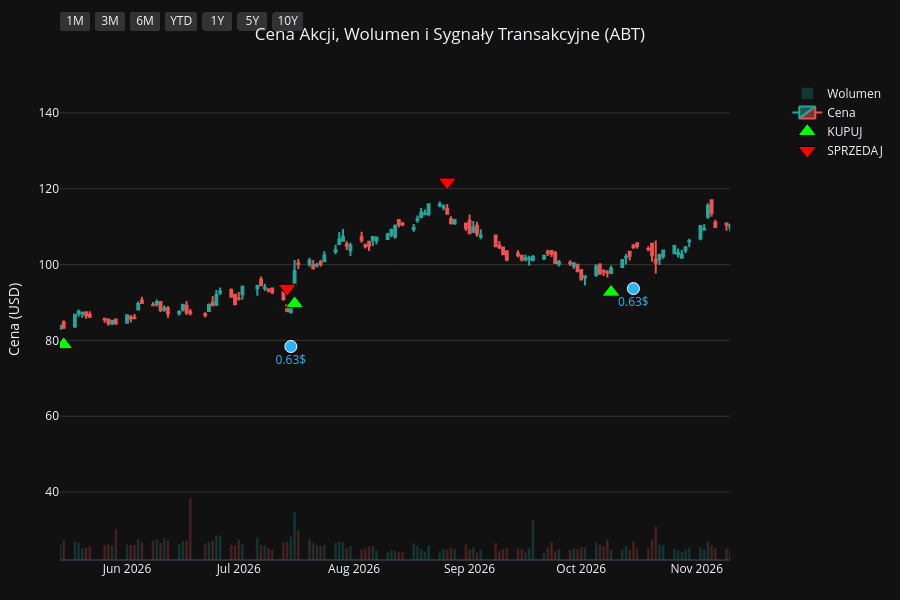
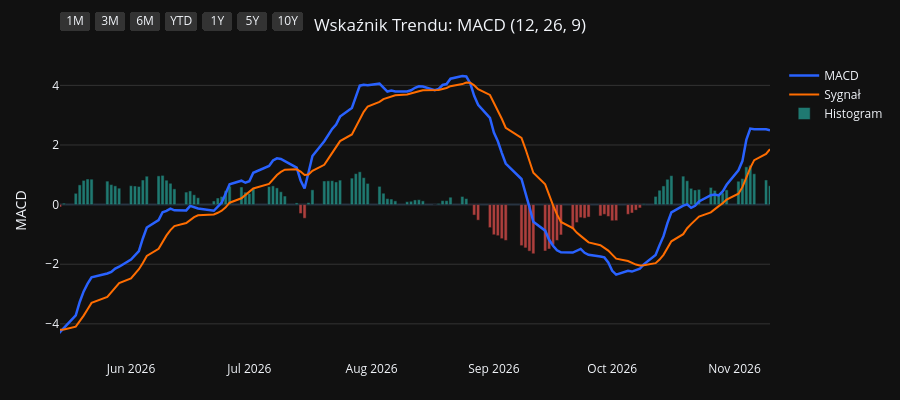
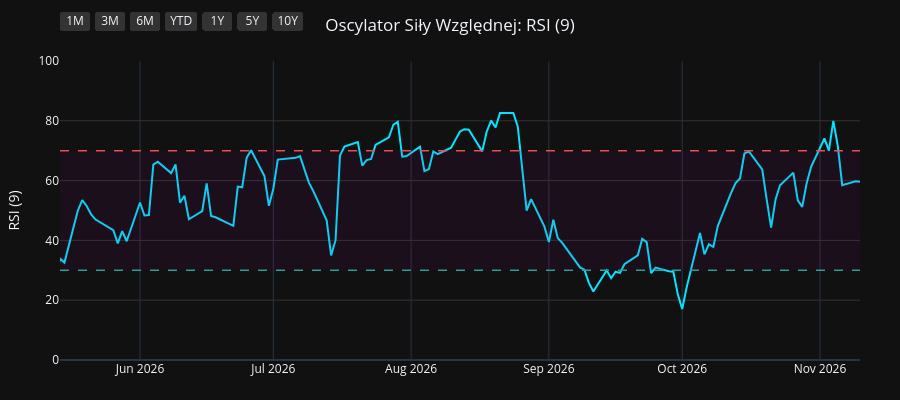
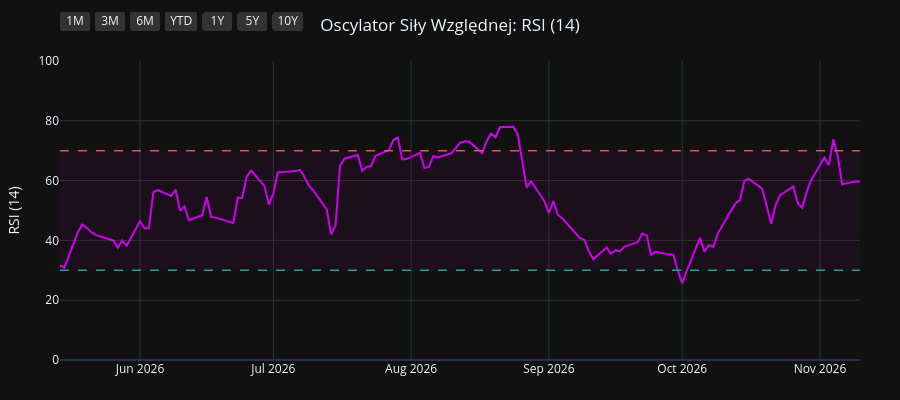

The cell these charts' notebook holds for them, in order:
### Code cell
import os
import yfinance as yf
import pandas as pd
import pandas_ta as ta
import plotly.graph_objects as go
from plotly.subplots import make_subplots

# 1. Pobranie i przygotowanie danych
symbol = os.environ.get("STOCK_TICKER", "").strip().upper()
if not symbol:
    raise RuntimeError("Set STOCK_TICKER before running price_extractor.ipynb")
df = yf.Ticker(symbol).history(period="10y")
df.index = df.index.tz_localize(None)

# Wskaźniki i sygnały
df.ta.macd(fast=12, slow=26, signal=9, append=True)
df.ta.rsi(length=9, append=True)
df.ta.rsi(length=14, append=True)
df.ta.rsi(length=21, append=True)
df.dropna(inplace=True)

macd = df['MACD_12_26_9']
signal = df['MACDs_12_26_9']
wczorajszy_macd = macd.shift(1)
wczorajszy_signal = signal.shift(1)

df['Decyzja'] = 'BRAK'
df.loc[(macd > signal) & (wczorajszy_macd <= wczorajszy_signal), 'Decyzja'] = 'KUPUJ'
df.loc[(macd < signal) & (wczorajszy_macd >= wczorajszy_signal), 'Decyzja'] = 'SPRZEDAJ'

df_kupuj = df[df['Decyzja'] == 'KUPUJ']
df_sprzedaj = df[df['Decyzja'] == 'SPRZEDAJ']
df_dywidendy = df[df['Dividends'] > 0]
df_splity = df[df['Stock Splits'] > 0]

# Wspólna konfiguracja osi X
konfiguracja_osi_x = dict(
    type="date",
    showspikes=True, spikemode="across", spikesnap="cursor", spikedash="dot", spikecolor="#ffffff", spikethickness=1, hoverformat="%Y-%m-%d",
    rangeselector=dict(
        buttons=list([
            dict(count=1, label="1M", step="month", stepmode="backward"),
            dict(count=3, label="3M", step="month", stepmode="backward"),
            dict(count=6, label="6M", step="month", stepmode="backward"),
            dict(count=1, label="YTD", step="year", stepmode="todate"),
            dict(count=1, label="1Y", step="year", stepmode="backward"),
            dict(count=5, label="5Y", step="year", stepmode="backward"),
            dict(step="all", label="10Y")
        ]),
        bgcolor="#333333", activecolor="#2962ff", x=0, y=1.1
    )
)

# ==========================================
# WYKRES 1: CENA + WOLUMEN + SYGNAŁY
# ==========================================
fig1 = make_subplots(specs=[[{"secondary_y": True}]])

kolory_wolumenu = ['#26a69a' if row['Close'] >= row['Open'] else '#ef5350' for index, row in df.iterrows()]
fig1.add_trace(go.Bar(x=df.index, y=df['Volume'], marker_color=kolory_wolumenu, opacity=0.25, name='Wolumen'), secondary_y=True)
fig1.add_trace(go.Candlestick(x=df.index, open=df['Open'], high=df['High'], low=df['Low'], close=df['Close'], name='Cena', increasing_line_color='#26a69a', decreasing_line_color='#ef5350'), secondary_y=False)
fig1.add_trace(go.Scatter(x=df_kupuj.index, y=df_kupuj['Low'] * 0.95, customdata=df_kupuj[['Low', 'High']], mode='markers', marker=dict(symbol='triangle-up', size=16, color='#00ff00', line=dict(width=1, color='black')), name='KUPUJ', hovertemplate='KUPUJ<br>Najniższa: %{customdata[0]:.2f}<br>Najwyższa: %{customdata[1]:.2f}<extra></extra>'), secondary_y=False)
fig1.add_trace(go.Scatter(x=df_sprzedaj.index, y=df_sprzedaj['High'] * 1.05, customdata=df_sprzedaj[['Low', 'High']], mode='markers', marker=dict(symbol='triangle-down', size=16, color='#ff0000', line=dict(width=1, color='black')), name='SPRZEDAJ', hovertemplate='SPRZEDAJ<br>Najniższa: %{customdata[0]:.2f}<br>Najwyższa: %{customdata[1]:.2f}<extra></extra>'), secondary_y=False)

if not df_dywidendy.empty:
    fig1.add_trace(go.Scatter(x=df_dywidendy.index, y=df_dywidendy['Low'] * 0.90, mode='markers+text', marker=dict(symbol='circle', size=12, color='#29b6f6', line=dict(width=1, color='white')), text=df_dywidendy['Dividends'].apply(lambda x: f"{x}$"), textposition="bottom center", name='Dywidenda', showlegend=False, hovertemplate='Dywidenda: %{text}<extra></extra>', textfont=dict(color="#29b6f6")), secondary_y=False)
if not df_splity.empty:
                    fig1.add_trace(go.Scatter(x=df_splity.index, y=df_splity['High'], mode='markers+text', marker=dict(symbol='star', size=16, color='#ffee58', line=dict(width=1, color='black')), text=df_splity['Stock Splits'].apply(lambda x: f"{x:g}:1" if x >= 1 else f"1:{1 / x:g}"), textposition="top center", name='Split', hovertemplate='%{text}<extra></extra>', textfont=dict(color="#ffee58")), secondary_y=False)

fig1.update_layout(title=dict(text=f"Cena Akcji, Wolumen i Sygnały Transakcyjne ({symbol})", x=0.5, xanchor='center'), dragmode='pan', xaxis_rangeslider_visible=False, template='plotly_dark', height=600, hovermode='x unified', margin=dict(l=60, r=40, t=60, b=40))
fig1.update_xaxes(**konfiguracja_osi_x)
fig1.update_xaxes(range=[df.index.max() - pd.Timedelta(days=180), df.index.max()])
fig1.update_yaxes(title_text="Cena (USD)", secondary_y=False, gridcolor='#333333')
fig1.update_yaxes(range=[0, df['Volume'].max() * 4], showgrid=False, showticklabels=False, secondary_y=True)
fig1.show(config={'scrollZoom': True})

# ==========================================
# WYKRES 2: WSKAŹNIK MACD
# ==========================================
fig2 = go.Figure()
fig2.add_trace(go.Scatter(x=df.index, y=df['MACD_12_26_9'], line=dict(color='#2962ff', width=2.5), name='MACD'))
fig2.add_trace(go.Scatter(x=df.index, y=df['MACDs_12_26_9'], line=dict(color='#ff6d00', width=2), name='Sygnał'))
kolory_macd = ['#26a69a' if val >= 0 else '#ef5350' for val in df['MACDh_12_26_9']]
fig2.add_trace(go.Bar(x=df.index, y=df['MACDh_12_26_9'], marker_color=kolory_macd, name='Histogram', opacity=0.7))
fig2.update_layout(title=dict(text="Wskaźnik Trendu: MACD (12, 26, 9)", x=0.5, xanchor='center'), dragmode='pan', xaxis_rangeslider_visible=False, template='plotly_dark', height=400, hovermode='x unified', margin=dict(l=60, r=40, t=60, b=40))
fig2.update_xaxes(**konfiguracja_osi_x)
fig2.update_xaxes(range=[df.index.max() - pd.Timedelta(days=180), df.index.max()])
fig2.update_yaxes(title_text="MACD", gridcolor='#333333')
fig2.show(config={'scrollZoom': True})

# ==========================================
# WYKRES 3: OSCYLATOR RSI (9)
# ==========================================
fig3 = go.Figure()
fig3.add_trace(go.Scatter(x=df.index, y=df['RSI_9'], line=dict(color='#00e5ff', width=2), name='RSI (9)'))
fig3.add_hline(y=70, line_dash="dash", line_color="#ef5350", line_width=1.5)
fig3.add_hline(y=30, line_dash="dash", line_color="#26a69a", line_width=1.5)
fig3.add_hrect(y0=30, y1=70, line_width=0, fillcolor="purple", opacity=0.1)
fig3.update_layout(title=dict(text="Oscylator Siły Względnej: RSI (9)", x=0.5, xanchor='center'), dragmode='pan', xaxis_rangeslider_visible=False, template='plotly_dark', height=400, hovermode='x unified', margin=dict(l=60, r=40, t=60, b=40))
fig3.update_xaxes(**konfiguracja_osi_x)
fig3.update_xaxes(range=[df.index.max() - pd.Timedelta(days=180), df.index.max()])
fig3.update_yaxes(title_text="RSI (9)", range=[0, 100], gridcolor='#333333')
fig3.show(config={'scrollZoom': True})

# ==========================================
# WYKRES 4: OSCYLATOR RSI (14)
# ==========================================
fig4 = go.Figure()
fig4.add_trace(go.Scatter(x=df.index, y=df['RSI_14'], line=dict(color='#d500f9', width=2), name='RSI (14)'))
fig4.add_hline(y=70, line_dash="dash", line_color="#ef5350", line_width=1.5)
fig4.add_hline(y=30, line_dash="dash", line_color="#26a69a", line_width=1.5)
fig4.add_hrect(y0=30, y1=70, line_width=0, fillcolor="purple", opacity=0.1)
fig4.update_layout(title=dict(text="Oscylator Siły Względnej: RSI (14)", x=0.5, xanchor='center'), dragmode='pan', xaxis_rangeslider_visible=False, template='plotly_dark', height=400, hovermode='x unified', margin=dict(l=60, r=40, t=60, b=40))
fig4.update_xaxes(**konfiguracja_osi_x)
fig4.update_xaxes(range=[df.index.max() - pd.Timedelta(days=180), df.index.max()])
fig4.update_yaxes(title_text="RSI (14)", range=[0, 100], gridcolor='#333333')
fig4.show(config={'scrollZoom': True})

# ==========================================
# WYKRES 5: OSCYLATOR RSI (21)
# ==========================================
fig5 = go.Figure()
fig5.add_trace(go.Scatter(x=df.index, y=df['RSI_21'], line=dict(color='#64dd17', width=2), name='RSI (21)'))
fig5.add_hline(y=70, line_dash="dash", line_color="#ef5350", line_width=1.5)
fig5.add_hline(y=30, line_dash="dash", line_color="#26a69a", line_width=1.5)
fig5.add_hrect(y0=30, y1=70, line_width=0, fillcolor="purple", opacity=0.1)
fig5.update_layout(title=dict(text="Oscylator Siły Względnej: RSI (21)", x=0.5, xanchor='center'), dragmode='pan', xaxis_rangeslider_visible=False, template='plotly_dark', height=400, hovermode='x unified', margin=dict(l=60, r=40, t=60, b=40))
fig5.update_xaxes(**konfiguracja_osi_x)
fig5.update_xaxes(range=[df.index.max() - pd.Timedelta(days=180), df.index.max()])
fig5.update_yaxes(title_text="RSI (21)", range=[0, 100], gridcolor='#333333')
fig5.show(config={'scrollZoom': True})

### Figure 1 — Plotly figure (JSON) as saved in the notebook; plotly's stock layout.template omitted (floating-point values rounded to 4 significant figures; data arrays with more than 128 entries replaced by an {"elided": "..."} marker saying what was removed)
{"data": [{"marker": {"color": {"elided": "2479 str values"}}, "name": "Wolumen", "opacity": 0.25, "type": "bar", "x": {"elided": "2479 str values"}, "xaxis": "x", "y": {"elided": "2479 int values"}, "yaxis": "y2"}, {"close": {"elided": "2479 float values"}, "decreasing": {"line": {"color": "#ef5350"}}, "high": {"elided": "2479 float values"}, "increasing": {"line": {"color": "#26a69a"}}, "low": {"elided": "2479 float values"}, "name": "Cena", "open": {"elided": "2479 float values"}, "type": "candlestick", "x": {"elided": "2479 str values"}, "xaxis": "x", "yaxis": "y"}, {"customdata": {"elided": "107x2 float values"}, "hovertemplate": "KUPUJ<br>Najniższa: %{customdata[0]:.2f}<br>Najwyższa: %{customdata[1]:.2f}<extra></extra>", "marker": {"color": "#00ff00", "line": {"color": "black", "width": 1}, "size": 16, "symbol": "triangle-up"}, "mode": "markers", "name": "KUPUJ", "type": "scatter", "x": ["2017-01-27T00:00:00", "2017-04-24T00:00:00", "2017-05-26T00:00:00", "2017-07-20T00:00:00", "2017-08-23T00:00:00", "2017-09-25T00:00:00", "2017-09-28T00:00:00", "2017-11-22T00:00:00", "2017-11-30T00:00:00", "2017-12-18T00:00:00", "2018-01-24T00:00:00", "2018-02-26T00:00:00", "2018-04-17T00:00:00", "2018-05-07T00:00:00", "2018-07-09T00:00:00", "2018-08-23T00:00:00", "2018-09-13T00:00:00", "2018-11-02T00:00:00", "2018-11-28T00:00:00", "2018-12-12T00:00:00", "2018-12-31T00:00:00", "2019-01-11T00:00:00", "2019-03-15T00:00:00", "2019-03-19T00:00:00", "2019-04-26T00:00:00", "2019-05-30T00:00:00", "2019-07-03T00:00:00", "2019-07-19T00:00:00", "2019-08-30T00:00:00", "2019-09-04T00:00:00", "2019-09-11T00:00:00", "2019-10-15T00:00:00", "2019-11-26T00:00:00", "2019-12-06T00:00:00", "2019-12-13T00:00:00", "2020-01-16T00:00:00", "2020-03-18T00:00:00", "2020-03-27T00:00:00", "2020-06-23T00:00:00", "2020-07-01T00:00:00", "2020-08-27T00:00:00", "2020-10-01T00:00:00", "2020-11-04T00:00:00", "2020-12-17T00:00:00", "2021-03-22T00:00:00", "2021-05-25T00:00:00", "2021-06-15T00:00:00", "2021-08-16T00:00:00", "2021-09-02T00:00:00", "2021-10-15T00:00:00", "2021-11-15T00:00:00", "2021-12-03T00:00:00", "2022-02-02T00:00:00", "2022-03-03T00:00:00", "2022-03-09T00:00:00", "2022-03-16T00:00:00", "2022-04-20T00:00:00", "2022-05-17T00:00:00", "2022-06-27T00:00:00", "2022-08-10T00:00:00", "2022-09-08T00:00:00", "2022-10-04T00:00:00", "2022-10-31T00:00:00", "2022-11-04T00:00:00", "2022-12-12T00:00:00", "2023-01-04T00:00:00", "2023-01-23T00:00:00", "2023-03-20T00:00:00", "2023-06-15T00:00:00", "2023-07-13T00:00:00", "2023-07-20T00:00:00", "2023-09-13T00:00:00", "2023-10-06T00:00:00", "2023-10-18T00:00:00", "2023-12-28T00:00:00", "2024-01-09T00:00:00", "2024-02-20T00:00:00", "2024-04-26T00:00:00", "2024-05-22T00:00:00", "2024-06-03T00:00:00", "2024-07-12T00:00:00", "2024-07-22T00:00:00", "2024-09-09T00:00:00", "2024-10-10T00:00:00", "2024-11-05T00:00:00", "2024-11-22T00:00:00", "2024-12-26T00:00:00", "2025-01-13T00:00:00", "2025-01-16T00:00:00", "2025-02-25T00:00:00", "2025-03-31T00:00:00", "2025-04-16T00:00:00", "2025-05-16T00:00:00", "2025-06-11T00:00:00", "2025-06-24T00:00:00", "2025-06-30T00:00:00", "2025-07-30T00:00:00", "2025-09-12T00:00:00", "2025-09-17T00:00:00", "2025-11-07T00:00:00", "2025-12-15T00:00:00", "2026-02-06T00:00:00", "2026-04-08T00:00:00", "2026-04-14T00:00:00", "2026-05-15T00:00:00", "2026-07-16T00:00:00", "2026-10-09T00:00:00"], "xaxis": "x", "y": [32.4, 34.94, 34.94, 39.55, 39.58, 41.93, 42.97, 44.76, 44.55, 44.64, 49.15, 48.34, 48.02, 47.93, 50.53, 53.61, 54.85, 57.08, 57.49, 59.45, 58.63, 56.14, 65.03, 65.11, 64.14, 62.77, 70.26, 72.62, 70.28, 69.57, 68.3, 67.28, 70.3, 71.19, 71.52, 73.2, 62.29, 61.63, 76.34, 76.04, 92.45, 91.48, 93.25, 91.14, 102.0, 100.3, 93.96, 105.7, 109.1, 100.7, 110.3, 110.1, 110.3, 104.0, 100.5, 100.9, 101.8, 96.69, 93.84, 95.04, 90.16, 87.5, 85.83, 84.08, 94.2, 96.49, 98.75, 85.36, 91.02, 94.42, 95.6, 90.53, 84.67, 81.74, 97.86, 99.95, 102.1, 95.82, 92.72, 91.8, 93.77, 92.64, 103.5, 104.5, 105.8, 105.9, 103.5, 101.9, 101.5, 122.9, 119.5, 118.5, 122.0, 122.1, 121.6, 123.1, 117.3, 121.3, 122.5, 115.5, 116.1, 101.5, 94.39, 93.54, 78.87, 89.69, 92.72], "yaxis": "y"}, {"customdata": {"elided": "107x2 float values"}, "hovertemplate": "SPRZEDAJ<br>Najniższa: %{customdata[0]:.2f}<br>Najwyższa: %{customdata[1]:.2f}<extra></extra>", "marker": {"color": "#ff0000", "line": {"color": "black", "width": 1}, "size": 16, "symbol": "triangle-down"}, "mode": "markers", "name": "SPRZEDAJ", "type": "scatter", "x": ["2017-01-25T00:00:00", "2017-03-03T00:00:00", "2017-05-16T00:00:00", "2017-06-28T00:00:00", "2017-07-28T00:00:00", "2017-09-19T00:00:00", "2017-09-27T00:00:00", "2017-10-25T00:00:00", "2017-11-29T00:00:00", "2017-12-04T00:00:00", "2018-01-23T00:00:00", "2018-02-05T00:00:00", "2018-03-22T00:00:00", "2018-05-02T00:00:00", "2018-06-13T00:00:00", "2018-08-07T00:00:00", "2018-09-06T00:00:00", "2018-10-05T00:00:00", "2018-11-20T00:00:00", "2018-12-10T00:00:00", "2018-12-14T00:00:00", "2019-01-03T00:00:00", "2019-03-07T00:00:00", "2019-03-18T00:00:00", "2019-03-22T00:00:00", "2019-05-08T00:00:00", "2019-07-01T00:00:00", "2019-07-08T00:00:00", "2019-07-31T00:00:00", "2019-09-03T00:00:00", "2019-09-10T00:00:00", "2019-09-16T00:00:00", "2019-11-22T00:00:00", "2019-12-03T00:00:00", "2019-12-09T00:00:00", "2019-12-31T00:00:00", "2020-01-31T00:00:00", "2020-03-19T00:00:00", "2020-04-29T00:00:00", "2020-06-24T00:00:00", "2020-08-04T00:00:00", "2020-09-04T00:00:00", "2020-10-20T00:00:00", "2020-11-19T00:00:00", "2021-02-19T00:00:00", "2021-04-27T00:00:00", "2021-05-26T00:00:00", "2021-08-11T00:00:00", "2021-08-25T00:00:00", "2021-09-13T00:00:00", "2021-11-11T00:00:00", "2021-11-18T00:00:00", "2022-01-04T00:00:00", "2022-02-15T00:00:00", "2022-03-08T00:00:00", "2022-03-10T00:00:00", "2022-04-18T00:00:00", "2022-04-26T00:00:00", "2022-06-10T00:00:00", "2022-08-09T00:00:00", "2022-08-22T00:00:00", "2022-09-20T00:00:00", "2022-10-20T00:00:00", "2022-11-03T00:00:00", "2022-12-06T00:00:00", "2022-12-19T00:00:00", "2023-01-19T00:00:00", "2023-01-24T00:00:00", "2023-05-08T00:00:00", "2023-07-12T00:00:00", "2023-07-18T00:00:00", "2023-08-02T00:00:00", "2023-09-20T00:00:00", "2023-10-11T00:00:00", "2023-12-21T00:00:00", "2023-12-29T00:00:00", "2024-01-22T00:00:00", "2024-03-13T00:00:00", "2024-05-21T00:00:00", "2024-05-29T00:00:00", "2024-07-01T00:00:00", "2024-07-18T00:00:00", "2024-09-05T00:00:00", "2024-09-18T00:00:00", "2024-10-25T00:00:00", "2024-11-07T00:00:00", "2024-12-03T00:00:00", "2025-01-10T00:00:00", "2025-01-15T00:00:00", "2025-02-14T00:00:00", "2025-03-05T00:00:00", "2025-04-04T00:00:00", "2025-05-13T00:00:00", "2025-05-22T00:00:00", "2025-06-17T00:00:00", "2025-06-27T00:00:00", "2025-07-02T00:00:00", "2025-09-10T00:00:00", "2025-09-15T00:00:00", "2025-09-26T00:00:00", "2025-12-03T00:00:00", "2026-01-13T00:00:00", "2026-03-06T00:00:00", "2026-04-10T00:00:00", "2026-04-16T00:00:00", "2026-07-14T00:00:00", "2026-08-26T00:00:00"], "xaxis": "x", "y": [35.44, 39.89, 39.28, 43.19, 44.47, 46.28, 47.02, 49.74, 50.12, 50.03, 53.28, 55.34, 55.54, 52.63, 56.77, 58.97, 59.76, 65.42, 64.13, 64.63, 64.81, 62.44, 70.99, 72.81, 72.86, 70.38, 77.71, 77.98, 81.14, 77.69, 76.62, 77.02, 77.43, 77.8, 78.72, 80.16, 82.58, 75.71, 86.48, 84.32, 93.93, 98.93, 102.9, 104.1, 117.8, 115.6, 111.6, 116.8, 119.2, 122.8, 122.6, 123.0, 132.7, 119.6, 113.5, 112.4, 113.3, 114.6, 106.8, 104.7, 105.1, 99.11, 94.46, 93.76, 101.9, 103.6, 109.0, 110.3, 108.9, 105.6, 105.1, 108.0, 99.36, 95.25, 107.1, 109.2, 114.5, 119.8, 103.4, 101.3, 105.0, 104.2, 114.6, 117.6, 117.0, 118.1, 118.1, 114.5, 114.0, 134.1, 140.0, 133.8, 133.8, 134.9, 136.1, 137.0, 138.4, 134.5, 137.0, 136.9, 130.7, 127.7, 114.0, 105.8, 102.6, 93.77, 121.8], "yaxis": "y"}, {"hovertemplate": "Dywidenda: %{text}<extra></extra>", "marker": {"color": "#29b6f6", "line": {"color": "white", "width": 1}, "size": 12, "symbol": "circle"}, "mode": "markers+text", "name": "Dywidenda", "showlegend": false, "text": ["0.265$", "0.265$", "0.265$", "0.265$", "0.28$", "0.28$", "0.28$", "0.28$", "0.32$", "0.32$", "0.32$", "0.32$", "0.36$", "0.36$", "0.36$", "0.36$", "0.45$", "0.45$", "0.45$", "0.45$", "0.47$", "0.47$", "0.47$", "0.47$", "0.51$", "0.51$", "0.51$", "0.51$", "0.55$", "0.55$", "0.55$", "0.55$", "0.59$", "0.59$", "0.59$", "0.59$", "0.63$", "0.63$", "0.63$", "0.63$"], "textfont": {"color": "#29b6f6"}, "textposition": "bottom center", "type": "scatter", "x": ["2017-01-11T00:00:00", "2017-04-11T00:00:00", "2017-07-12T00:00:00", "2017-10-12T00:00:00", "2018-01-11T00:00:00", "2018-04-12T00:00:00", "2018-07-12T00:00:00", "2018-10-12T00:00:00", "2019-01-14T00:00:00", "2019-04-12T00:00:00", "2019-07-12T00:00:00", "2019-10-11T00:00:00", "2020-01-14T00:00:00", "2020-04-14T00:00:00", "2020-07-14T00:00:00", "2020-10-14T00:00:00", "2021-01-14T00:00:00", "2021-04-14T00:00:00", "2021-07-14T00:00:00", "2021-10-14T00:00:00", "2022-01-13T00:00:00", "2022-04-13T00:00:00", "2022-07-14T00:00:00", "2022-10-13T00:00:00", "2023-01-12T00:00:00", "2023-04-13T00:00:00", "2023-07-13T00:00:00", "2023-10-12T00:00:00", "2024-01-11T00:00:00", "2024-04-12T00:00:00", "2024-07-15T00:00:00", "2024-10-15T00:00:00", "2025-01-15T00:00:00", "2025-04-15T00:00:00", "2025-07-15T00:00:00", "2025-10-15T00:00:00", "2026-01-15T00:00:00", "2026-04-15T00:00:00", "2026-07-15T00:00:00", "2026-10-15T00:00:00"], "xaxis": "x", "y": [30.39, 32.58, 36.45, 41.29, 44.69, 45.03, 48.27, 53.3, 53.18, 60.99, 65.35, 62.84, 66.64, 68.9, 73.34, 86.12, 88.41, 98.07, 94.84, 95.03, 105.8, 96.25, 85.55, 80.92, 92.28, 85.14, 89.45, 75.77, 95.6, 92.57, 87.99, 99.81, 96.05, 109.3, 113.9, 110.4, 108.6, 89.38, 78.39, 93.68], "yaxis": "y"}], "layout": {"dragmode": "pan", "height": 600, "hovermode": "x unified", "margin": {"b": 40, "l": 60, "r": 40, "t": 60}, "title": {"text": "Cena Akcji, Wolumen i Sygnały Transakcyjne (ABT)", "x": 0.5, "xanchor": "center"}, "xaxis": {"anchor": "y", "domain": [0.0, 0.94], "hoverformat": "%Y-%m-%d", "range": ["2026-05-14T00:00:00", "2026-11-10T00:00:00"], "rangeselector": {"activecolor": "#2962ff", "bgcolor": "#333333", "buttons": [{"count": 1, "label": "1M", "step": "month", "stepmode": "backward"}, {"count": 3, "label": "3M", "step": "month", "stepmode": "backward"}, {"count": 6, "label": "6M", "step": "month", "stepmode": "backward"}, {"count": 1, "label": "YTD", "step": "year", "stepmode": "todate"}, {"count": 1, "label": "1Y", "step": "year", "stepmode": "backward"}, {"count": 5, "label": "5Y", "step": "year", "stepmode": "backward"}, {"label": "10Y", "step": "all"}], "x": 0, "y": 1.1}, "rangeslider": {"visible": false}, "showspikes": true, "spikecolor": "#ffffff", "spikedash": "dot", "spikemode": "across", "spikesnap": "cursor", "spikethickness": 1, "type": "date"}, "yaxis": {"anchor": "x", "domain": [0.0, 1.0], "gridcolor": "#333333", "title": {"text": "Cena (USD)"}}, "yaxis2": {"anchor": "x", "overlaying": "y", "range": [0, 325085200], "showgrid": false, "showticklabels": false, "side": "right"}}}

### Figure 2 — Plotly figure (JSON) as saved in the notebook; plotly's stock layout.template omitted (floating-point values rounded to 4 significant figures; data arrays with more than 128 entries replaced by an {"elided": "..."} marker saying what was removed)
{"data": [{"line": {"color": "#2962ff", "width": 2.5}, "name": "MACD", "type": "scatter", "x": {"elided": "2479 str values"}, "y": {"elided": "2479 float values"}}, {"line": {"color": "#ff6d00", "width": 2}, "name": "Sygnał", "type": "scatter", "x": {"elided": "2479 str values"}, "y": {"elided": "2479 float values"}}, {"marker": {"color": {"elided": "2479 str values"}}, "name": "Histogram", "opacity": 0.7, "type": "bar", "x": {"elided": "2479 str values"}, "y": {"elided": "2479 float values"}}], "layout": {"dragmode": "pan", "height": 400, "hovermode": "x unified", "margin": {"b": 40, "l": 60, "r": 40, "t": 60}, "title": {"text": "Wskaźnik Trendu: MACD (12, 26, 9)", "x": 0.5, "xanchor": "center"}, "xaxis": {"hoverformat": "%Y-%m-%d", "range": ["2026-05-14T00:00:00", "2026-11-10T00:00:00"], "rangeselector": {"activecolor": "#2962ff", "bgcolor": "#333333", "buttons": [{"count": 1, "label": "1M", "step": "month", "stepmode": "backward"}, {"count": 3, "label": "3M", "step": "month", "stepmode": "backward"}, {"count": 6, "label": "6M", "step": "month", "stepmode": "backward"}, {"count": 1, "label": "YTD", "step": "year", "stepmode": "todate"}, {"count": 1, "label": "1Y", "step": "year", "stepmode": "backward"}, {"count": 5, "label": "5Y", "step": "year", "stepmode": "backward"}, {"label": "10Y", "step": "all"}], "x": 0, "y": 1.1}, "rangeslider": {"visible": false}, "showspikes": true, "spikecolor": "#ffffff", "spikedash": "dot", "spikemode": "across", "spikesnap": "cursor", "spikethickness": 1, "type": "date"}, "yaxis": {"gridcolor": "#333333", "title": {"text": "MACD"}}}}

### Figure 3 — Plotly figure (JSON) as saved in the notebook; plotly's stock layout.template omitted (floating-point values rounded to 4 significant figures; data arrays with more than 128 entries replaced by an {"elided": "..."} marker saying what was removed)
{"data": [{"line": {"color": "#00e5ff", "width": 2}, "name": "RSI (9)", "type": "scatter", "x": {"elided": "2479 str values"}, "y": {"elided": "2479 float values"}}], "layout": {"dragmode": "pan", "height": 400, "hovermode": "x unified", "margin": {"b": 40, "l": 60, "r": 40, "t": 60}, "shapes": [{"line": {"color": "#ef5350", "dash": "dash", "width": 1.5}, "type": "line", "x0": 0, "x1": 1, "xref": "x domain", "y0": 70, "y1": 70, "yref": "y"}, {"line": {"color": "#26a69a", "dash": "dash", "width": 1.5}, "type": "line", "x0": 0, "x1": 1, "xref": "x domain", "y0": 30, "y1": 30, "yref": "y"}, {"fillcolor": "purple", "line": {"width": 0}, "opacity": 0.1, "type": "rect", "x0": 0, "x1": 1, "xref": "x domain", "y0": 30, "y1": 70, "yref": "y"}], "title": {"text": "Oscylator Siły Względnej: RSI (9)", "x": 0.5, "xanchor": "center"}, "xaxis": {"hoverformat": "%Y-%m-%d", "range": ["2026-05-14T00:00:00", "2026-11-10T00:00:00"], "rangeselector": {"activecolor": "#2962ff", "bgcolor": "#333333", "buttons": [{"count": 1, "label": "1M", "step": "month", "stepmode": "backward"}, {"count": 3, "label": "3M", "step": "month", "stepmode": "backward"}, {"count": 6, "label": "6M", "step": "month", "stepmode": "backward"}, {"count": 1, "label": "YTD", "step": "year", "stepmode": "todate"}, {"count": 1, "label": "1Y", "step": "year", "stepmode": "backward"}, {"count": 5, "label": "5Y", "step": "year", "stepmode": "backward"}, {"label": "10Y", "step": "all"}], "x": 0, "y": 1.1}, "rangeslider": {"visible": false}, "showspikes": true, "spikecolor": "#ffffff", "spikedash": "dot", "spikemode": "across", "spikesnap": "cursor", "spikethickness": 1, "type": "date"}, "yaxis": {"gridcolor": "#333333", "range": [0, 100], "title": {"text": "RSI (9)"}}}}

### Figure 4 — Plotly figure (JSON) as saved in the notebook; plotly's stock layout.template omitted (floating-point values rounded to 4 significant figures; data arrays with more than 128 entries replaced by an {"elided": "..."} marker saying what was removed)
{"data": [{"line": {"color": "#d500f9", "width": 2}, "name": "RSI (14)", "type": "scatter", "x": {"elided": "2479 str values"}, "y": {"elided": "2479 float values"}}], "layout": {"dragmode": "pan", "height": 400, "hovermode": "x unified", "margin": {"b": 40, "l": 60, "r": 40, "t": 60}, "shapes": [{"line": {"color": "#ef5350", "dash": "dash", "width": 1.5}, "type": "line", "x0": 0, "x1": 1, "xref": "x domain", "y0": 70, "y1": 70, "yref": "y"}, {"line": {"color": "#26a69a", "dash": "dash", "width": 1.5}, "type": "line", "x0": 0, "x1": 1, "xref": "x domain", "y0": 30, "y1": 30, "yref": "y"}, {"fillcolor": "purple", "line": {"width": 0}, "opacity": 0.1, "type": "rect", "x0": 0, "x1": 1, "xref": "x domain", "y0": 30, "y1": 70, "yref": "y"}], "title": {"text": "Oscylator Siły Względnej: RSI (14)", "x": 0.5, "xanchor": "center"}, "xaxis": {"hoverformat": "%Y-%m-%d", "range": ["2026-05-14T00:00:00", "2026-11-10T00:00:00"], "rangeselector": {"activecolor": "#2962ff", "bgcolor": "#333333", "buttons": [{"count": 1, "label": "1M", "step": "month", "stepmode": "backward"}, {"count": 3, "label": "3M", "step": "month", "stepmode": "backward"}, {"count": 6, "label": "6M", "step": "month", "stepmode": "backward"}, {"count": 1, "label": "YTD", "step": "year", "stepmode": "todate"}, {"count": 1, "label": "1Y", "step": "year", "stepmode": "backward"}, {"count": 5, "label": "5Y", "step": "year", "stepmode": "backward"}, {"label": "10Y", "step": "all"}], "x": 0, "y": 1.1}, "rangeslider": {"visible": false}, "showspikes": true, "spikecolor": "#ffffff", "spikedash": "dot", "spikemode": "across", "spikesnap": "cursor", "spikethickness": 1, "type": "date"}, "yaxis": {"gridcolor": "#333333", "range": [0, 100], "title": {"text": "RSI (14)"}}}}
